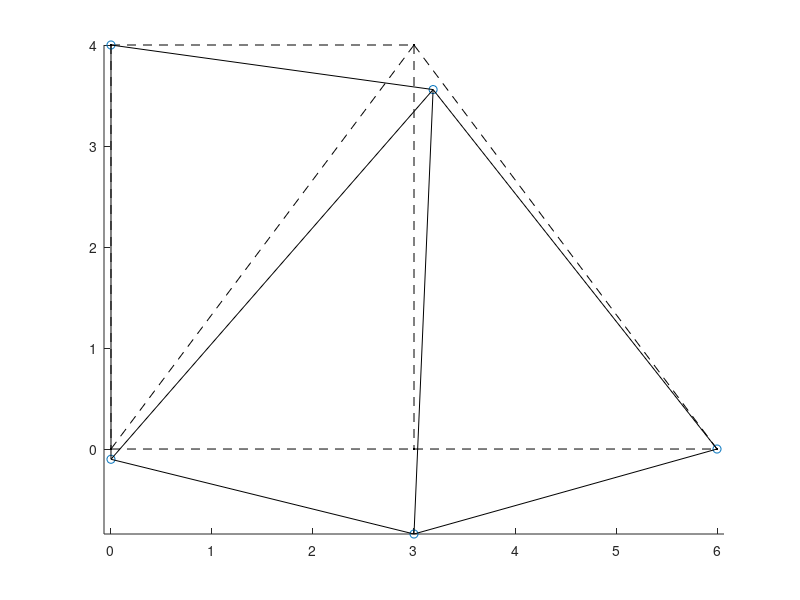

MATLAB code to generate this figure:
% Dibuat oleh: Sigit Prakarsa
% Alumni: T. Aeronotika Astronotika ITB
% Kontak: IG: @sgtprakarsa
% 25 Januari 2019
% Code ini dapat disebarluaskan untuk tujuan pendidikan

close all;
clear all;
clc;

%***********************************************************************************%
%
% ANALISIS TRUSS 2 DIMENSI MENGGUNAKAN METODE STIFFNESS
% 
% Analisis truss (batang) adalah salah satu analisis struktur 
% sederhana untuk menentukan displacement, deformation, ataupun 
% gaya yang bekerja pada setiap batang.
%
% Ada beberapa metode dalam penyelesaian sistem truss ini, seperti
% metode Force (flexibility) dan Displacement (stiffness).
%
% User akan diminta untuk menginput:
%   1. koordinat truss (nodal dan hubungan antar nodal)
%   2. gaya yang bekerja pada tiap nodal
%   3. kondisi batas (support, dsj)
%   4. properti stiffness (modulus elastis dan cross-section area)
%
% Selanjutnya, user akan dapat melihat:
%   1. Stiffness Matrix
%   2. Displacement vector
%   3. Nodal force vector
%   4. Element force
%   5. Element stress
%   6. Tampilan sistem truss
%
%***********************************************************************************%
%
% REFERENSI
%
% https://engineering.purdue.edu/~aprakas/CE474/CE474-Ch5-StiffnessMethod.pdf
%
%***********************************************************************************%

%***********************************************************************************%
% Input 
%***********************************************************************************%
% Masukkan lokasi joint/nodal dari truss
% Format sebagai berikut
% Node = [Ai Bi Ci;
%         Ai+1 Bi+1 Ci+1;
%         ...]
% Dimana: 
%   Ai = Nodal ke-i, 
%   Bi = koordinat x untuk nodal ke-i, 
%   Ci = koordinat y untuk nodal ke-i
%   Semua satuan dalam m
Node = [1 0 4;
        2 3 4;
        3 0 0;
        4 3 0;
        5 6 0];

% Masukkan konektivitas dari tiap nodal untuk membuat elemen truss
% Satu elemen truss (1 batang) tersusun dari 2 nodal yang dihubungkan.
% Format sebagai berikut 
% Element = [Ai Bi Ci;
%           Ai+1 Bi+1 Ci+1;
%           ...]
% Dimana: 
%   Ai = Nomor elemen truss, 
%   Bi = Nodal pertama untuk elemen ke-i, 
%   Ci = Nodal kedua untuk elemen ke-i
Element =[1 1 2;
          2 1 3;
          3 3 2;
          4 2 4;
          5 2 5;
          6 3 4;
          7 4 5];

% Masukkan gaya yang bekerja pada tiap nodal 
% gaya dimasukkan dengan format sebagai berikut.
% FInput = [Ai Bi;
%           Ai+1 Bi+1;
%           ...]
% dimana: 
%   Ai adalah penunjuk lokasi gaya.
%   Ai = 2*indeks nodal - 1     untuk gaya horizontal
%   Ai = 2*indeks nodal         untuk gaya vertikal
%   Bi = besar gaya yang bekerja (Newton)
%
%   Contoh:
%     apabila ada gaya sebesar 100 N yang bekerja pada nodal ke-3 searah sumbu x, 
%     maka anda masukkan:
%        indeks nodal = 3, gaya = horizontal (searah sumbu-x)
%         Ai = 2*3 - 1 = 5   
%         Bi = 100
%     FInput = [5 100];   
FInput = [3 10000;
          8 -10000];

% Input kondisi batas (displacement)
% Masukkan kondisi batas (fixed support, roll support, dsj) dengan format sebagai berikut
% BCInput = [Ai Bi;
%           Ai+1 Bi+1;
%           ...]
% dimana: 
%   Ai adalah penunjuk lokasi kondisi batas.
%   Ai = 2*indeks nodal - 1     untuk kondisi batas horizontal
%   Ai = 2*indeks nodal         untuk kondisi batas vertikal
%   Bi = 0
%
%   Contoh:
%     apabila ada fixed support pada nodal ke-3, 
%     maka anda masukkan:
%        indeks nodal = 3, 
%        karena fixed support:
%           displacement arah horizontal = 0
%           displacement arah vertikal = 0
%         
%         > arah horizontal
%         Ai = 2*3 - 1 = 5   
%         Bi = 0
%         > arah vertikal
%         Ai = 2*3 = 6   
%         Bi = 0
%     BCInput = [5 0;
%                 6 0];   
BCInput = [1 0;
          2 0;
          5 0;
          9 0;
          10 0];

% Masukan properti stiffness elemen
% properti stiffness didefinisikan sebagai modulus elastis (E) dan cross section area (A) pada
% tiap elemen. Masukkan nilai-nilai tersebut dengan format sebagai berikut
% Prop = [Ai Bi Ci;
%         Ai+1 Bi+1 Ci+1;
%         ...];
% dimana : 
%   Ai = elemen ke-i, 
%   Bi = modulus elasti [Pa] pada elemen ke-i, 
%   Ci = Cross section area [m^2] pada elemen ke-i
Prop =[1 2e11 1e-5;
      2 2e11 1e-5;
      3 2e11 1e-5;
      4 2e11 1e-5;
      5 2e11 1e-5;
      6 2e11 1e-5;
      7 2e11 1e-5];

%***********************************************************************************%
% METODE PENYELESAIAN
% 1) definisikan jumlah DOF (degree of freedom) pada tiap elemen
TotalNode = size(Node, 1); 
TotalElement = size(Element, 1);
ElDOF = zeros(TotalElement, 4);
for i = 1:TotalElement
    ElDOF(i, 1) = 2 * Element(i, 2) - 1;   %DOF horizontal untuk nodal pertama pada elemen ke-i
    ElDOF(i, 2) = 2 * Element(i, 2);       %DOF vertikal untuk nodal pertama pada elemen ke-i

    ElDOF(i, 3) = 2 * Element(i, 3) - 1;   %DOF horizontal untuk nodal kedua pada elemen ke-i
    ElDOF(i, 4) = 2 * Element(i, 3);       %DOF vertikal untuk nodal kedua pada elemen ke-i
end

% 2) definisikan matriks stiffness, gaya, dan perpindahan (displacement)
Force = zeros(2 * TotalNode, 1);
for i = 1:size(FInput, 1)
    Force(FInput(i, 1), 1) = FInput(i, 2);
end 

Displacement = zeros(2 * TotalNode, 1);
for i = 1:size(BCInput, 1)
    Displacement(BCInput(i, 1), 1) = BCInput(i, 2);
end

Stiffness = zeros(2 * TotalNode);

A = Prop(:, 3);
E = Prop(:, 2);

% 3) definisikan koordinat elemen
TrussX = zeros(TotalElement, 2);
TrussY = zeros(TotalElement, 2);

% 4) mencari nilai dari matriks stiffness elemen pada koordinat global
for i = 1:TotalElement
    TrussX(i, 1) = Node(Element(i, 2), 2);
    TrussX(i, 2) = Node(Element(i, 3), 2);
    TrussY(i, 1) = Node(Element(i, 2), 3);
    TrussY(i, 2) = Node(Element(i, 3), 3);

    L(i, 1) = sqrt((TrussX(i, 1) - TrussX(i, 2))^2 + (TrussY(i, 1) - TrussY(i, 2))^2);    % Mencari panjang elemen
    klocal(i, 1) = A(i, 1) * E(i, 1) / L(i, 1);                                           % Mencari nilai matriks stiffness dari elemen pada koordinat lokal
    C(i, 1) = (TrussX(i, 2) - TrussX(i, 1)) / L(i, 1);                                    % Mencari nilai cosine untuk matriks transformasi
    S(i, 1) = (TrussY(i, 2) - TrussY(i, 1)) / L(i, 1);                                    % Mencari nilai sinus untuk matriks transformasi
    
    % membuat matriks transformasi
    T = [C(i,1)^2 C(i,1)*S(i,1) -(C(i,1)^2) -C(i,1)*S(i,1);
        C(i,1)*S(i,1) S(i,1)^2 -C(i,1)*S(i,1) -(S(i,1)^2);
        -(C(i,1)^2) -C(i,1)*S(i,1) C(i,1)^2 C(i,1)*S(i,1);
        -C(i,1)*S(i,1) -(S(i,1)^2) C(i,1)*S(i,1) S(i,1)^2];

    kglobal = klocal(i, 1) * T;                                                              % transformasi matriks dari koodrinat lokal ke global
    for j = 1:4
       for k = 1:4
          Stiffness(ElDOF(i, j), ElDOF(i, k)) = Stiffness(ElDOF(i, j), ElDOF(i, k)) + kglobal(j, k);
       end
    end
end

% 5) menentukan perpindahan pada DOF lain
for i = 1:2*TotalNode
    UnknownDisp(i, 1) = i;
end
UnknownDisp(BCInput(:, 1)) = [];

for i = 1:size(UnknownDisp, 1) 
    disp_new(i, 1) = Displacement(UnknownDisp(i, 1), 1);    % mendefinisikan the undefined DOF Vector
    force_new(i, 1) = Force(UnknownDisp(i, 1), 1);          % mendefinisikan gaya pada DOF tersebut
end 

for i = 1:size(UnknownDisp, 1)
    for j = 1:size(UnknownDisp, 1)
        stiff_new(i, j) = Stiffness(UnknownDisp(i, 1), UnknownDisp(j, 1));   
    end
end
disp_new = stiff_new \ force_new;

% 6) menentukan perpindahan nodal
for i = 1:size(UnknownDisp, 1)
    Displacement(UnknownDisp(i, 1), 1) = disp_new(i, 1);
end  

% 7) menentukan reaksi pada Support
KnownDisp = BCInput(:, 1);
for i = 1:size(KnownDisp, 1)
    Force(KnownDisp(i, 1), 1) = Stiffness(KnownDisp(i, 1), :) * Displacement;
end
 
% 8) Menentukan Stress pada tiap elemen
for i = 1:TotalElement
    varA = [C(i, 1) S(i, 1) -C(i, 1) -S(i, 1)];
    varB = [Displacement(ElDOF(i, 3), :);
            Displacement(ElDOF(i, 4), :);
            Displacement(ElDOF(i, 1), :);
            Displacement(ElDOF(i, 2), :)];
    varC = L(i, 1) * E(i, 1);
    ElStress(i, 1) = varA * varB / varC;
    ElForce(i, 1)= ElStress(i, 1) * A(i, 1);
end

%***********************************************************************************%
% Menampilkan hasil
disp 'Stiffness Matrix'
disp (Stiffness)
disp 'Displacement Vector'
disp (Displacement)
disp 'Nodal Force Vector'
disp (Force)
disp 'Element Force'
disp (ElForce)
disp 'Element Stress'
disp (ElStress) 

% Gambar
figure(1);
hold on;
plot(TrussX, TrussY, 'k.')
hold on;
axis equal;
for el = 1:TotalElement
    elnodes = Element(el, 2:3);
    nodexy = Node(elnodes, :);
    plot(nodexy(:, 2), nodexy(:, 3), 'k--')
end;

% gambar baru
%magni = 20;
%nodeNew = node + magni*reshape(Displacement, 2, TotalNode)
%disp(nodeNew)
magnification = 20;
newDisplacement = reshape(Displacement, 2, TotalNode)
for i = 1:TotalNode
    nodeNew(i, 1) = Node(i, 1);
    nodeNew(i, 2) = Node(i, 2) + magnification*newDisplacement(1, i);
    nodeNew(i, 3) = Node(i, 3) + magnification*newDisplacement(2, i);
end;

plot(nodeNew(:, 2), nodeNew(:, 3), 'o')
hold on;
axis equal;
for el = 1:TotalElement
    elnodes = Element(el, 2:3);
    nodexy = nodeNew(elnodes, :);
    plot(nodexy(:, 2), nodexy(:, 3), 'k-')
end
